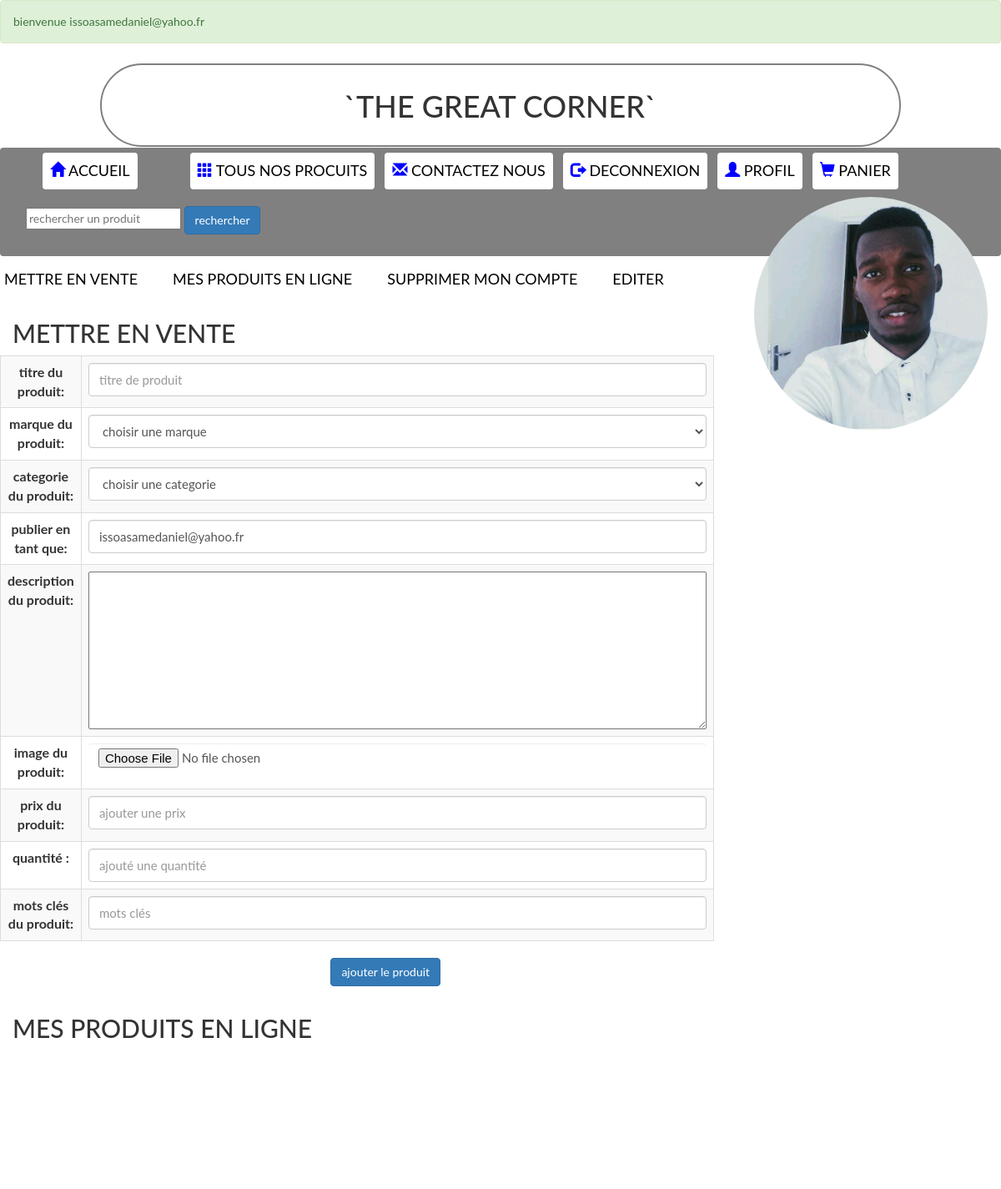
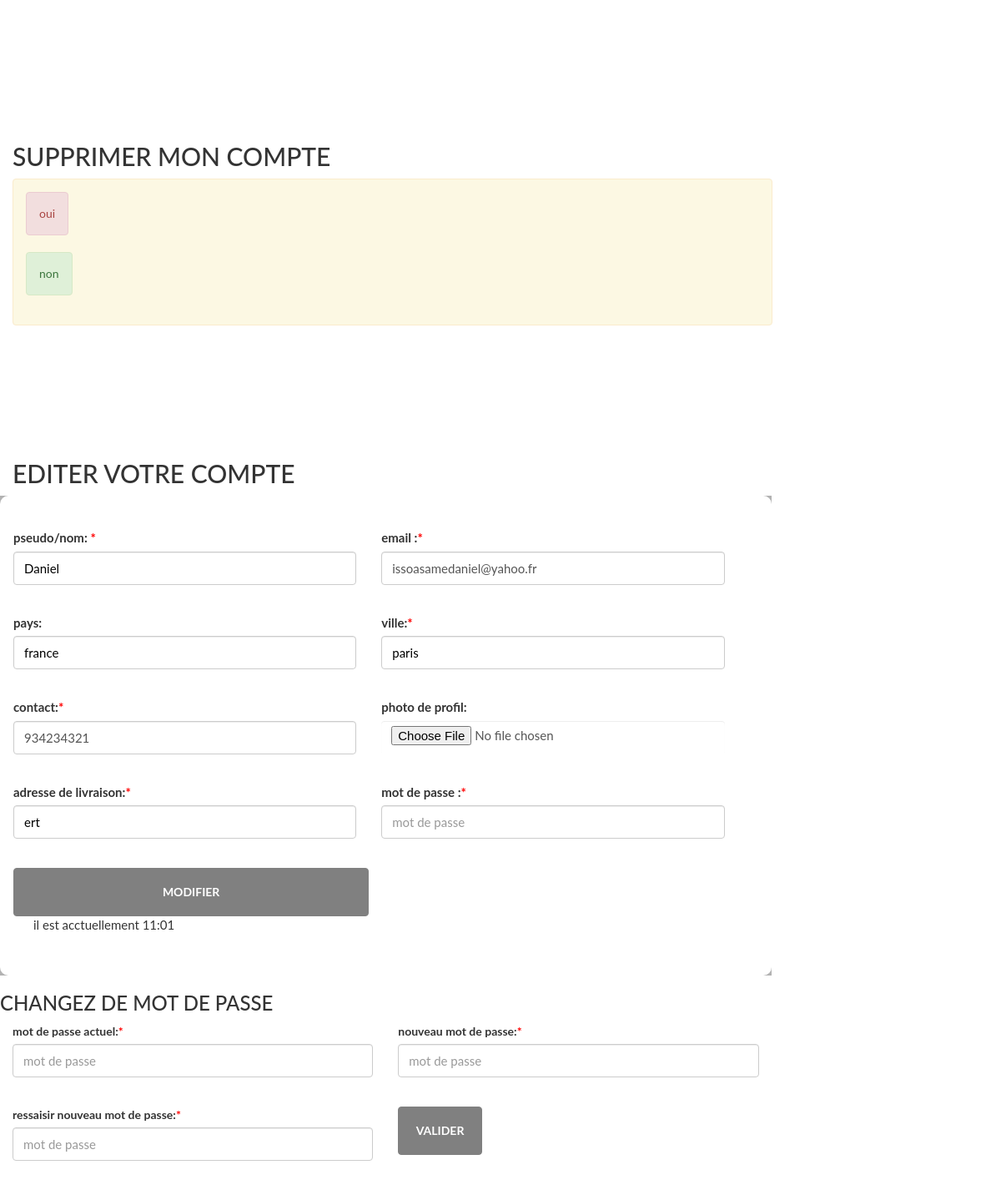
Page /profil.php?id=1 (signed in) on the committed database (2 pictures, top to bottom).
### tables this page shows
CREATE TABLE `utilisateurs` (
  `user_id` int(11) NOT NULL,
  `user_name` varchar(100) NOT NULL,
  `user_password` varchar(100) NOT NULL,
  `user_email` varchar(200) NOT NULL,
  `user_pays` text NOT NULL,
  `user_ville` varchar(100) NOT NULL,
  `user_contact` int(11) NOT NULL,
  `user_photo` text NOT NULL,
  `user_adresse` varchar(255) NOT NULL
);

### profil.php (called while the page is built, shortened)
<?php
require("controllers/profilController.php");

### modeles/profilModel.php (called while the page is built, shortened)
<?php
function getImage($email)
{
    $db = database();
    $request = $db->prepare('SELECT * FROM utilisateurs WHERE user_email=:email');
    $request->bindParam('email', $email);
    $request->execute();
    $resultats = $request->fetchAll();
    return $resultats;
}
function ID_USER($id)
{
  $db = database();
  $request = $db->prepare('SELECT * FROM utilisateurs WHERE user_id= ?');
  $request->execute(array($id));
  $user = $request->fetchAll();
  return $user;
}

### vues/profilVue.php (the view, shortened to what this page needs)
<?php
require_once(__DIR__.'/../modeles/profilModel.php');
require("link.php");
require_once("headPage.php");
?>
<body data-spy="scroll" data-target=".navbar2" data-offset="50">
  <div class=" container-fluid allPageProfil">
      <div class="row">
        <section class=" sectionNavbar2">
          <nav class="navigation">
            <ul class="nav nav-pills">
              <li role="presentation" ><a class="scroll active" href="#enVente">mettre en vente</a></li>
              <li role="presentation"><a href="#enLigne" class="scroll"> mes produits en ligne</a></li>
              <li role="presentation"><a href="#supprimer" class="scroll"> supprimer mon compte</a></li>
              <li role="presentation"><a href="#editer" class="scroll"> editer</a></li>
            </ul>
          </nav>
        </section>
        <section>
          <div class="col-md-6 photoDeProfil">
            <?php
            $SessionUser = $_SESSION['user_email'];
            $donnees = getImage($SessionUser);
            foreach ($donnees as $donnee)
            {
              $image = $donnee['user_photo'];
              echo "<img class='img-circle' src='vues/images/".$image."' width='150px' height='150px'";
            }
            ?>
          </div>
        </section>
      <div class="parametres">
            <div id="enVente" class="Inprofil">
              <h2>METTRE EN VENTE</h2>
                <div class="row">
                  <form  action="profil.php" method="post" enctype="multipart/form-data">
                    <table class="table table-striped table-bordered">
                      <tbody>
                      <tr>
                        <td align="center"><strong>titre du produit:</strong></td>
                        <td><input class="form-control" type="text" name="product_titre" value="" placeholder="titre de produit"></td>
                      </tr>
                      <tr>
                        <td align="center"><strong>marque du produit:</strong></td>
                        <td>
                          <select class="form-control" name="product_marque">
                            <option value="">choisir une marque</option>
                          </select>
                        </td>
                      </tr>
                      <tr>
                        <td align="center"><strong>categorie du produit:</strong></td>
                        <td>
                          <select class="form-control" name="product_cat" width="70%">
                            <option>choisir une categorie</option>;
                          </select>
                        </td>
                      </tr>
                      <tr>
                        <td align="center"><strong>publier en tant que:</strong></td>
                        <td><input class="form-control" type="email" name="product_published_by" value="<?= $SessionUser ?>" placeholder="ex: administrateur" ></td>
                      </tr>
                      <tr>
                        <td align="center"><strong>description du produit:</strong></td>
                        <td><textarea name="product_descrip" rows="8" cols="80" required=""></textarea></td>
                      </tr>
                      <tr>
                        <td align="center"><strong>image du produit:</strong></td>
                        <td><input class="form-control" type="file" name="product_image" value="" placeholder="ajouter une image" required=""></td>
                      </tr>
                      <tr>
                        <td align="center"><strong>prix du produit:</strong></td>
                        <td><input class="form-control" type="number" name="product_prix" value="" placeholder="ajouter une prix" required=""></td>
                      </tr>
                      <tr>
                        <td align="center"><strong>quantité :</strong></td>
                        <td><input class="form-control" type="number" name="product_quantite" value="" placeholder="ajouté une quantité"></td>
                      </tr>
                      <tr>
                        <td align="center"><strong>mots clés du produit:</strong></td>
                        <td><input class="form-control" type="text" name="product_motcles" value="" placeholder="mots clés"></td>
                      </tr>
                      </tbody>
                    </table>
                      <h2 align="center"><input class="btn btn-primary" type="submit" name="submited_insert" value="ajouter le produit"></h2>
                  </form>
                </div>
            </div>
            <div id="enLigne" class="Inprofil" >
                <h2>MES PRODUITS EN LIGNE</h2>
            </div>
            <div id="supprimer" class="Inprofil">
                <h2>SUPPRIMER MON COMPTE</h2>
                <div class="compteDelete alert alert-warning">
                  <form class="" action="" method="post">
                    <input type="submit" class="alert alert-danger btn " name="deleteYes" value="oui">
                    <input type="submit" class="alert alert-success btn" name="deleteNO" value="non">
                  </form>
                </div>
            </div>
            <div id="editer" class="Inprofil" color="red">
              <h2>EDITER VOTRE COMPTE</h2>
               <?php
                $user = $_SESSION['user_id'];
                $editComptes = ID_USER($user);
                if (is_array($editComptes) || is_object($editComptes))
                {
                 foreach ($editComptes as $editCompte)
                 {
                    $id = $editCompte['user_id'];
                    $nvNom = $editCompte['user_name'];
                    $nvEmail = $editCompte['user_email'];
                    $nvPays = $editCompte['user_pays'];
                    $nvVille = $editCompte['user_ville'];
                    $nvContact = $editCompte['user_contact'];
                    $nvPhoto = $editCompte['user_photo'];
                    $nvAdresse = $editCompte['user_adresse'];
                 }
                }
               ?>
              <div class="row">
                <div class="inscriptionBG">
                  <form class="formulaire" action="profil.php?id=<?= $id ;?>" method="post" id='contact-formInscrip' role='form' enctype="multipart/form-data">
                    <div class="row" style="margin-left:-39px">
                      <div class="col-md-6">
                        <label for="firstname"> pseudo/nom: <span class="blue">*</span></label>
                        <input type="text" name="firstnameNew" id="firstname" class="form-control" value='<?= $nvNom ; ?>' placeholder="votre pseudo/nom" >
                        <p class="comments"></p>
                      </div>
                      <div class="col-md-6">
                        <label for="email"> email :<span class="blue">*</span></label>
                        <input type="email" name="email" id="email" class="form-control" value="<?= $nvEmail ; ?>" placeholder="visiteur@gmail.com" >
                        <p class="comments"></p>
                      </div>
                      <div class="col-md-6">
                        <label for="pays">pays:</label>
                        <input type="text" name="pays" id="pays" class="form-control" value="<?= $nvPays ; ?>" placeholder=" ex:france" >
                        <p class="comments"></p>
                      </div>
                      <div class="col-md-6">
                        <label for="ville">ville:<span class="blue">*</span></label>
                        <input type="text" name="ville" id="ville" class="form-control" value="<?= $nvVille ; ?>" placeholder="ex: paris" >
                        <p class="comments"></p>
                      </div>
                      <div class="col-md-6">
                        <label for="contact">contact:<span class="blue">*</span></label>
                        <input type="tel" name="contact" id="contact" class="form-control" value="<?= $nvContact ; ?>" placeholder=" ex: 06 12 13 14 33" >
                        <p class="comments"></p>
                      </div>
                      <div class="col-md-6">
                        <label for="image">photo de profil:</label>
                        <input type="file" name="photo" id="photo" class="form-control" value="<?= $nvPhoto ;?>">
                        <p class="comments"></p>
                      </div>
                      <div class="col-md-6">
                        <label for="adresse">adresse de livraison:<span class="blue">*</span></label>
                        <input type="text" name="adresse" id="adresse" class="form-control" value="<?= $nvAdresse; ?>" placeholder="ajouté une adresse" >
                        <p class="comments"></p>
                      </div>
                      <div class="col-md-6">
                        <label for="pass">mot de passe :<span class="blue">*</span></label>
                        <input  type="password" name="pass" id="pass" class="form-control" value="" placeholder="mot de passe" >
                        <p class="comments"></p>
                      </div>
                      <div class="col-md-12">
                          <input type="submit" class="envoyer btn btn-primary" name="modifierProfil" value="modifier">
                      </div>
                    </div>
                    <p>il est acctuellement <?php echo date('H:i')?></p>
                  </form>
                </div>
                <div class="changePass" id= "change">
                  <form class="" action="" method="post">
                    <h3>changez de mot de passe </h3>
                    <div class="col-md-6">
                      <label for="pass">mot de passe actuel:<span class="blue">*</span></label>
                      <input  type="password" name="passModif"  class="form-control" value="" placeholder="mot de passe" >
                      <p class="comments"></p>
                    </div>
                    <div class="col-md-6">
                      <label for="pass">nouveau mot de passe:<span class="blue">*</span></label>
                      <input  type="password" name="passModif2"  class="form-control" value="" placeholder="mot de passe" >
                      <p class="comments"></p>
                    </div>
                    <div class="col-md-6">
                      <label for="pass">ressaisir nouveau mot de passe:<span class="blue">*</span></label>
                      <input  type="password" name="passExact"  class="form-control" value="" placeholder="mot de passe" >
                      <p class="comments"></p>
                    </div>
                    <div class="col-md-3">
                        <input type="submit" class="envoyer btn btn-primary" name="changePassword" value="valider">
                    </div>
                  </form>
                </div>
              </div>
        </div>
      </div>
  </div>
  </div>
</body>

### vues/styles/styles.css (style rules this page uses)
body { font-family: "lato", "sans-serif"; }
nav ul li { display: inline; list-style: none; text-transform: uppercase; }
nav ul li a { list-style: none; text-decoration: none; color: black; font-size: 18px; display: inline-block; justify-content: space-around; padding: 8px; margin: 5px; }
input[type=text] { color:black; }
h3 { text-transform: uppercase; }
.inscriptionBG { background: rgba(0, 0, 0, 0.3); }
.blue { color: red; }
.photoDeProfil { width: auto; height: auto; float: right; display: flex; justify-content: flex-end; top: -127px; }
#enVente { top :20%; height: auto; }
.compteDelete .btn { display: flex; justify-content: space-between; }
.parametres { top: 28px; }
.container-fluid { padding: 0; margin-right: 12px; }
.row { margin-right: 1px; }
.Inprofil { width: 75%; height: 45%; margin-left: 30px; }
img { width: 280px; height: 280px; }
.table { width: 90%; }
input[type=file] { border: none; }
.allPageProfil { height: 800px; width: 100%; }
#contact-formInscrip { font-size: 15px; background:#fff; padding: 40px; border-radius: 10px; }
.form-control { height: 40px; font-size: 15px; }
.comments { font-size: 15px; font-style: italic; color:red; height:25px; }
.envoyer { border:1px solid gray; background: gray; width: 50%; font-weight: bold; color: #fff; text-transform: uppercase; padding: 18px; transition: all 0.3s ease-in 0s; }

### rows in the picture
utilisateurs: user_photo (picture), firstnameNew "Daniel", email "issoasamedaniel@yahoo.fr", pays "france", ville "paris", contact "934234321", adresse "ert"

### other values in the picture
$_SESSION['user_email'] "issoasamedaniel@yahoo.fr"
